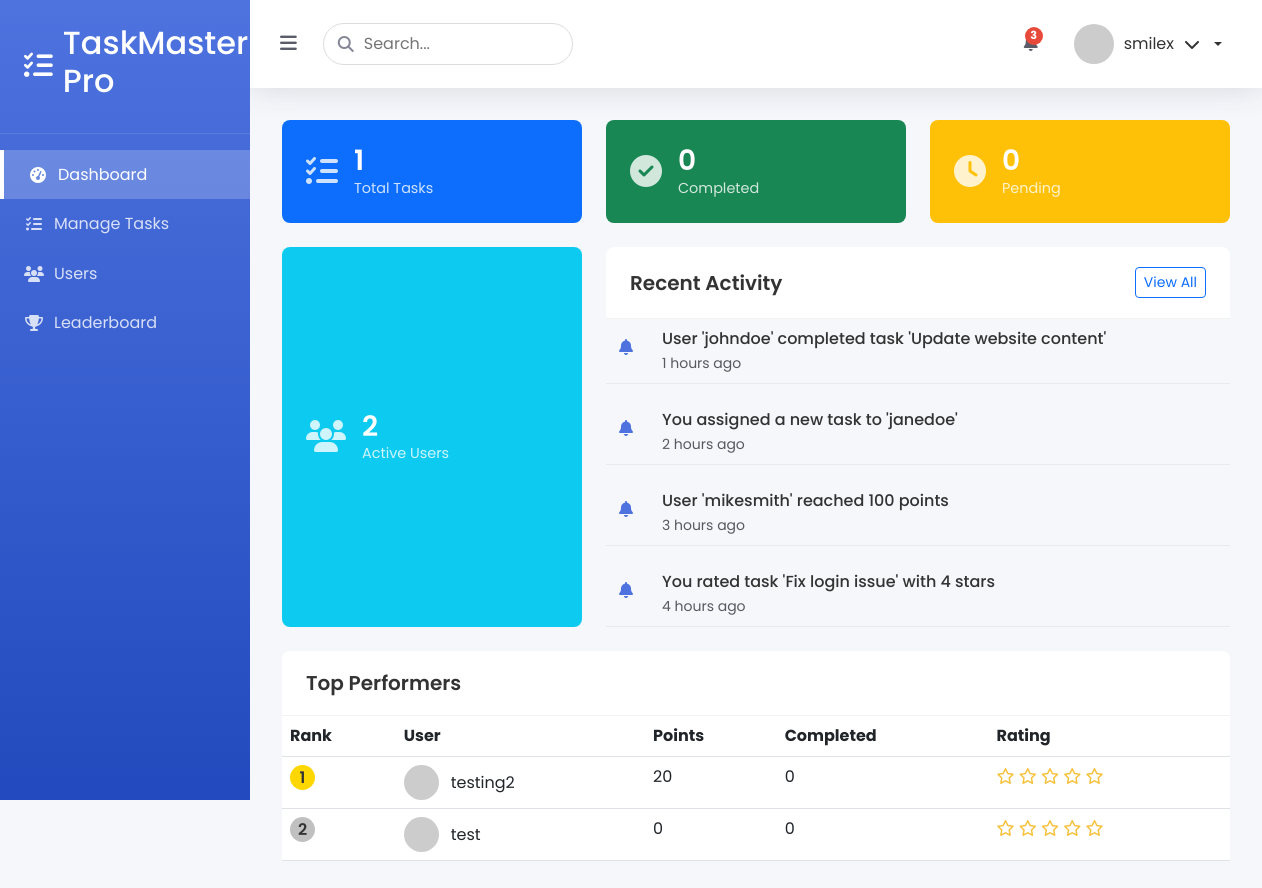
The app's page /admin-dashboard/ (signed in), older data.
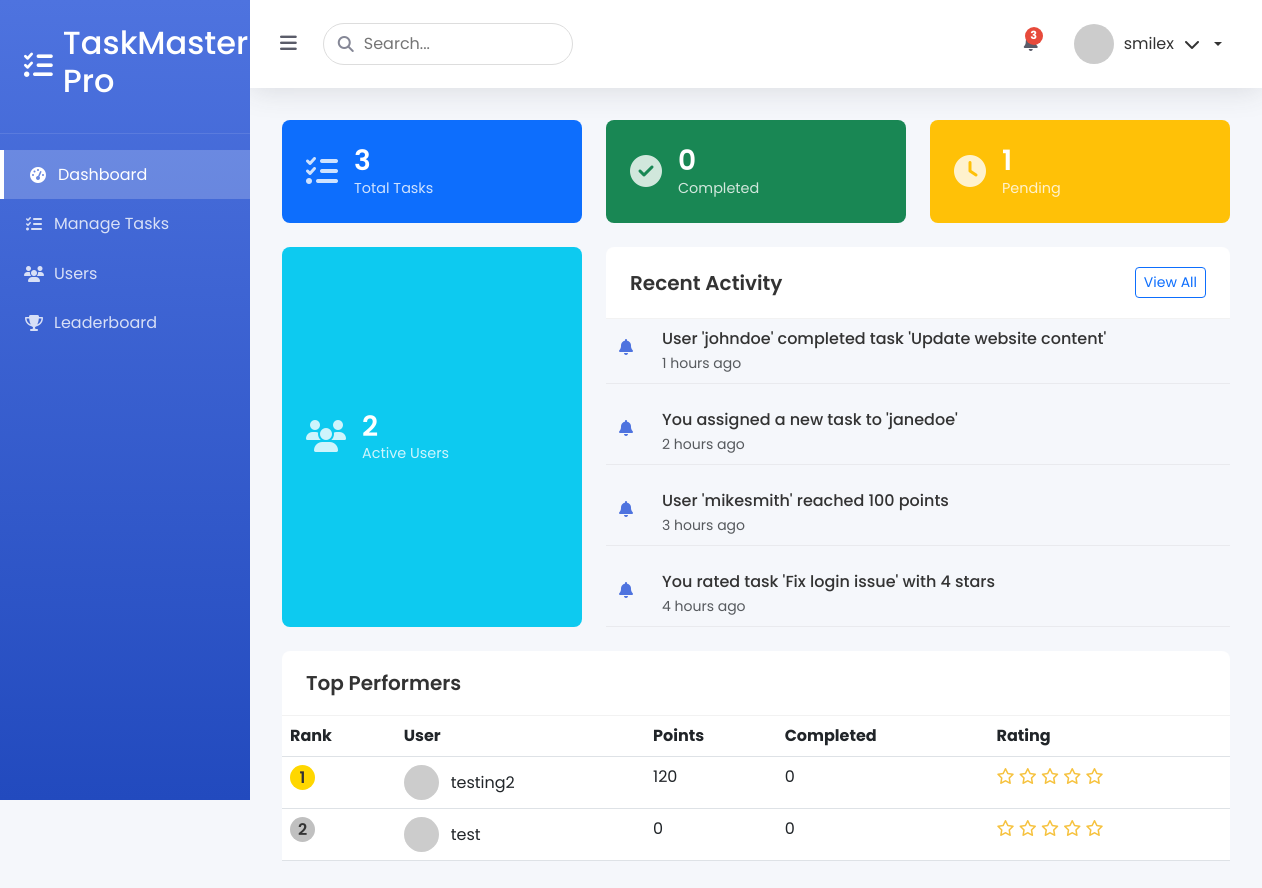
The same page, newer data.
### myapp/models.py (models this page shows, shortened)
class CustomUser(AbstractUser):
    is_admin = models.BooleanField(default=False)
    points = models.IntegerField(default=0)
    rewards = models.IntegerField(default=0)

### myapp/views.py (the view)
# urls.py: path('admin-dashboard/', admin_dashboard, name='admin_dashboard'),
@login_required
def admin_dashboard(request):
    if not request.user.is_admin:
        return redirect('user_dashboard')
    total_tasks = Task.objects.count()
    pending_tasks = Task.objects.filter(status='pending').count()
    active_users = CustomUser.objects.filter(is_admin=False).count()
    completed_tasks = Task.objects.filter(status='verified').count()
    top_performers = CustomUser.objects.filter(is_admin=False).annotate(
        verified_count=Count('assigned_tasks', filter=Q(assigned_tasks__status='verified'))
    ).order_by('-points')[:5]
    recent_activities = [
        "User 'johndoe' completed task 'Update website content'",
        "You assigned a new task to 'janedoe'",
        "User 'mikesmith' reached 100 points",
        "You rated task 'Fix login issue' with 4 stars"
    ][:5]
    context = {
        'total_tasks': total_tasks,
        'pending_tasks': pending_tasks,
        'active_users': active_users,
        'completed_tasks': completed_tasks,
        'top_performers': top_performers,
        'recent_activities': recent_activities,
    }
    return render(request, 'myapp/admin_dashboard.html', context)

### myapp/templates/myapp/admin_dashboard.html (shortened to what the changed rows need)
{% extends "myapp/base_admin.html" %}
{% block content %}
<div class="dashboard-grid">
    <div class="stat-card bg-primary">
        <div class="stat-info">
            <h3>{{ total_tasks}}</h3>
            <p>Total Tasks</p>
        </div>
    </div>
    <div class="stat-card bg-warning">
        <div class="stat-info">
            <h3>{{ pending_tasks}}</h3>
            <p>Pending</p>
        </div>
    </div>
    <div class="performers-card">
        <div class="card-body">
            <div class="table-responsive">
                <table class="table table-hover">
                    <thead>
                        <tr>
                            <th>Rank</th>
                            <th>User</th>
                            <th>Points</th>
                            <th>Completed</th>
                            <th>Rating</th>
                        </tr>
                    </thead>
                    <tbody>
                        {% for user in top_performers %}
                        <tr>
                            <td>
                                <span class="rank-badge rank-{{ forloop.counter }}">
                                    {{ forloop.counter }}
                                </span>
                            </td>
                            <td>
                                <div class="user-info">
                                    <img src="https://ui-avatars.com/api/?name={{ user.username }}&background=random" alt="{{ user.username }}">
                                    <span>{{ user.username }}</span>
                                </div>
                            </td>
                            <td>{{ user.points }}</td>
                            <td>{{ user.verified_count }}</td>
                            <td>
                                <div class="rating">
                                    {% with ''|center:5 as range %}
                                    {% for _ in range %}
                                        {% if forloop.counter <= user.average_rating|default:0 %}
                                        <i class="fas fa-star"></i>
                                        {% else %}
                                        <i class="far fa-star"></i>
                                        {% endif %}
                                    {% endfor %}
                                    {% endwith %}
                                </div>
                            </td>
                        </tr>
                        {% endfor %}
                    </tbody>
                </table>
            </div>
        </div>
    </div>
</div>
{% endblock %}

Row changes from the older to the newer data that the page shows:
changed CustomUser "testing2": points "20" → "120"
Text that changed along with them:
{{ total_tasks }}: "1" → "3"
{{ pending_tasks }}: "0" → "1"
